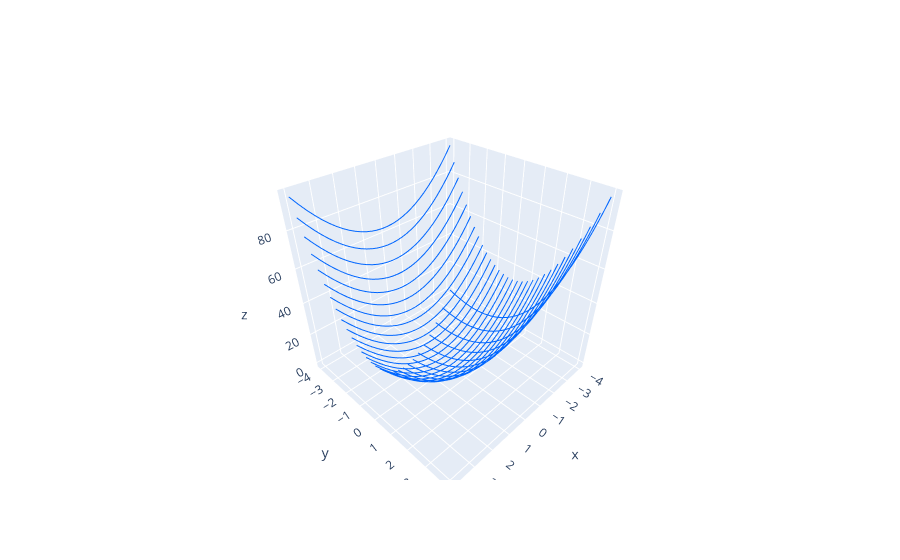

The code cell stored with this chart in its notebook:
### Code cell
# Creating the plot
lines = []
line_marker = dict(color='#0066FF', width=2)
for i, j, k in zip(X, Y, Z):
    lines.append(go.Scatter3d(x=i, y=j, z=k, mode='lines', line=line_marker))

layout = go.Layout(
    showlegend=False,
)

fig = go.Figure(data=lines, layout=layout)
fig.show()
